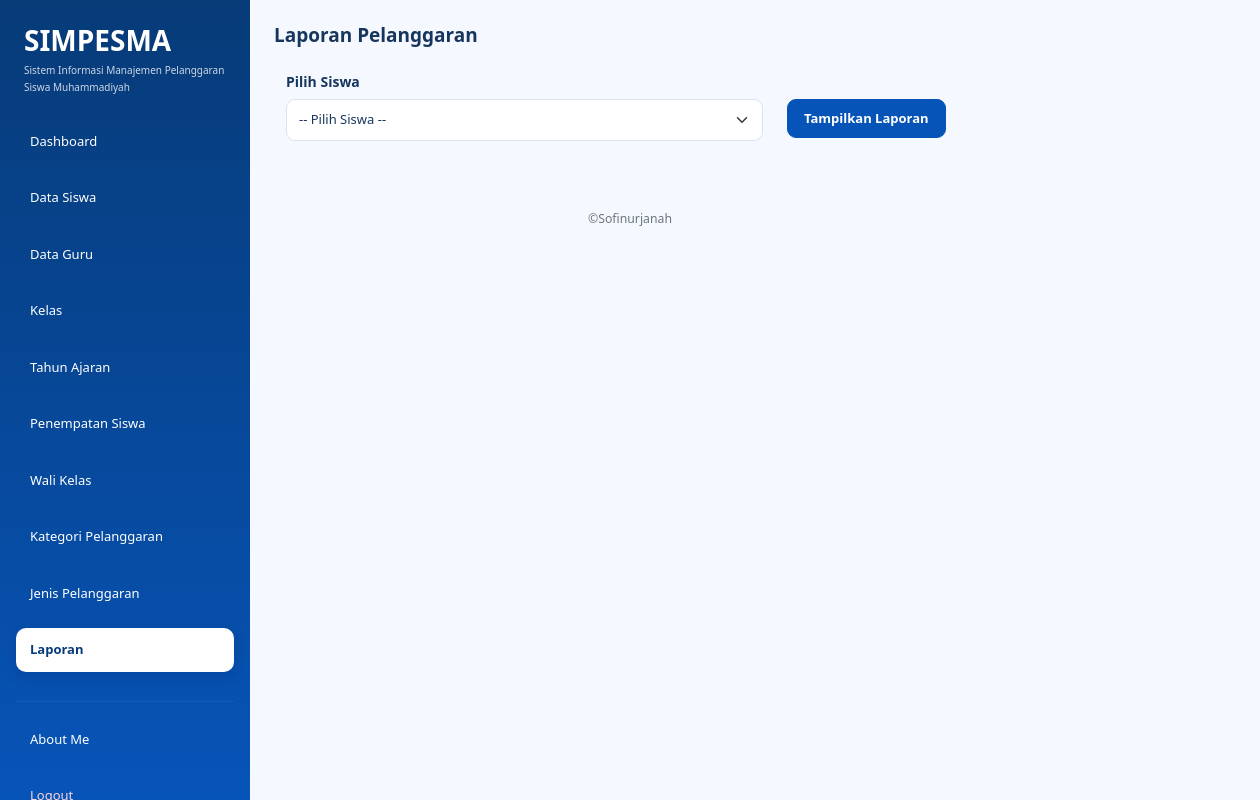
Before: /laporan.php?siswa_id=21 (signed in) with the older database file.
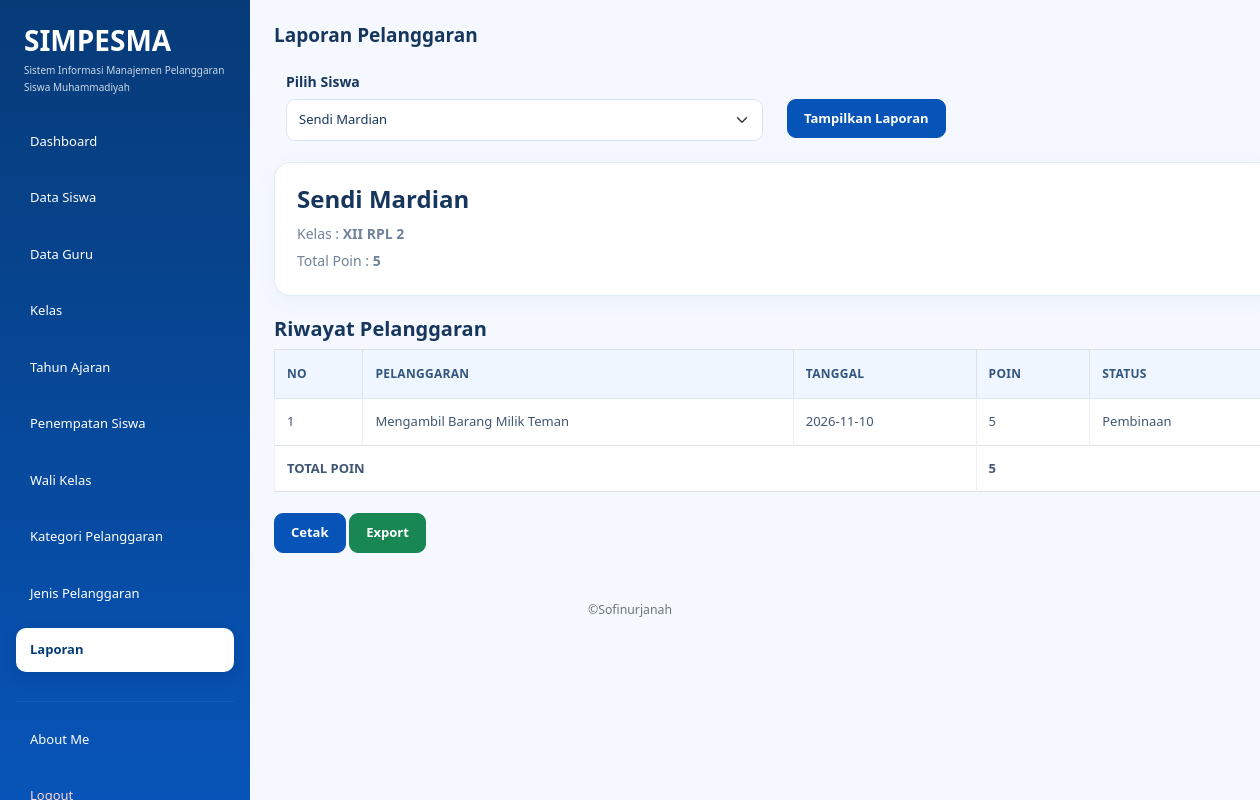
After: the same page with the newer database file.
### tables this page shows
CREATE TABLE `t_pelanggaran_siswa` (
  `id` int(11) NOT NULL,
  `tahun_ajaran_id` int(11) NOT NULL,
  `siswa_id` int(11) NOT NULL,
  `nama_siswa` varchar(150) NOT NULL,
  `kelas_id` int(11) NOT NULL,
  `nama_kelas` varchar(100) NOT NULL,
  `pelanggaran_id` int(11) NOT NULL,
  `nama_pelanggaran` varchar(150) NOT NULL,
  `pelanggaran_kategori_id` int(11) NOT NULL,
  `guru_id` int(11) NOT NULL,
  `nama_guru` varchar(150) NOT NULL,
  `tanggal` date NOT NULL,
  `keterangan` text NOT NULL,
  `poin` int(11) NOT NULL,
  `tindakan` text NOT NULL,
  `status` varchar(30) NOT NULL,
  `created_at` timestamp NOT NULL DEFAULT current_timestamp(),
  `updated_at` timestamp NOT NULL DEFAULT current_timestamp()
);

### laporan.php (the view, shortened to what the changed rows need)
<?php
include "config/koneksi.php";
$data_siswa = mysqli_query(
    $koneksi,
    "SELECT DISTINCT siswa_id, nama_siswa
     FROM t_pelanggaran_siswa
     ORDER BY nama_siswa ASC"
);
$siswa_id = isset($_GET['siswa_id']) ? $_GET['siswa_id'] : '';
$data_laporan = null;
if ($siswa_id != '') {
    $data_laporan = mysqli_query(
        $koneksi,
        "SELECT *
         FROM t_pelanggaran_siswa
         WHERE siswa_id = '$siswa_id'
         ORDER BY tanggal DESC"
    );
}
?>
<!DOCTYPE html>
<html>
<head>
    <link
        href="https://cdn.jsdelivr.net/npm/bootstrap@5.3.3/dist/css/bootstrap.min.css"
        rel="stylesheet">
    <link rel="stylesheet" href="style.css">
</head>
<body>
<div class="container-fluid">
    <div class="row">
        <main class="col-md-9 col-lg-10 p-4">
            <div class="d-flex justify-content-between
                        align-items-center mb-4">
                <h3 class="fw-bold mb-0">
                </h3>
            </div>
            <form method="GET">
                <div class="row">
                    <div class="col-md-6">
                        <label class="form-label">
                            Pilih Siswa
                        </label>
                        <select
                            name="siswa_id"
                            class="form-select"
                            required>
                            <option value="">
                                -- Pilih Siswa --
                            </option>
                            <?php while ($siswa = mysqli_fetch_assoc($data_siswa)) { ?>
                                <option
                                    value="<?= $siswa['siswa_id']; ?>"
                                    <?= ($siswa_id == $siswa['siswa_id']) ? 'selected' : ''; ?>>
                                    <?= htmlspecialchars($siswa['nama_siswa']); ?>
                                </option>
                            <?php } ?>
                        </select>
                    </div>
                </div>
            </form>
            <br>
            <?php if ($data_laporan != null) { ?>
                <?php
                $data_pertama = mysqli_fetch_assoc($data_laporan);
                if ($data_pertama) {
                ?>
                    <div class="card">
                        <div class="card-body">
                            <h4>
                                <?= htmlspecialchars($data_pertama['nama_siswa']); ?>
                            </h4>
                            <p class="mb-1">
                                Kelas :
                                <b>
                                    <?= htmlspecialchars($data_pertama['nama_kelas']); ?>
                                </b>
                            </p>
                            <p class="mb-0">
                                Total Poin :
                                <b>
                                    <?php
                                    $total_poin = $data_pertama['poin'];
                                    ?>
                                    <?= $total_poin; ?>
                                </b>
                            </p>
                        </div>
                    </div>
                    <br>
                    <h5>
                        Riwayat Pelanggaran
                    </h5>
                    <table class="table table-bordered">
                        <thead>
                            <tr>
                                <th>No</th>
                                <th>Pelanggaran</th>
                                <th>Tanggal</th>
                                <th>Poin</th>
                                <th>Status</th>
                            </tr>
                        </thead>
                        <tbody>
                            <?php
                            $no = 1;
                            $total_poin = $data_pertama['poin'];
                            ?>
                            <tr>
                                <td>
                                    <?= $no++; ?>
                                </td>
                                <td>
                                    <?= htmlspecialchars($data_pertama['nama_pelanggaran']); ?>
                                </td>
                                <td>
                                    <?= $data_pertama['tanggal']; ?>
                                </td>
                                <td>
                                    <?= $data_pertama['poin']; ?>
                                </td>
                                <td>
                                    <?= htmlspecialchars($data_pertama['status']); ?>
                                </td>
                            </tr>
                            <tr>
                                <td colspan="3">
                                    <b>TOTAL POIN</b>
                                </td>
                                <td colspan="2">
                                    <b><?= $total_poin; ?></b>
                                </td>
                            </tr>
                        </tbody>
                    </table>
                    <br>
                    <button
                        onclick="cetakLaporan()"
                        class="btn btn-primary">
                        Cetak
                    </button>
                    <button
                        onclick="exportCSV()"
                        class="btn btn-success">
                        Export
                    </button>
                <?php } ?>
            <?php } ?>
        </main>
    </div>
</div>
</body>
</html>

Changed rows visible on the page:
added t_pelanggaran_siswa: nama_siswa "Sendi Mardian", nama_kelas "XII RPL 2", poin "5", nama_pelanggaran "Mengambil Barang Milik Teman", tanggal "2026-11-10", status "Pembinaan"
Other visible differences:
form field siswa_id: "-- Pilih Siswa --" → "Sendi Mardian"
$no++: (not shown) → "1"
text now shown: "Kelas : Total Poin : Riwayat Pelanggaran NO PELANGGARAN TANGGAL POIN STATUS TOTAL POIN Cetak Export"
